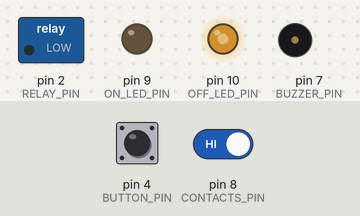
Bench run of a sketch on a simulated Arduino Uno, built with avr-gcc and run on an emulated ATmega328P. Shown: switched loads named in the sketch (green lamp = pin HIGH), output pins drawn as LEDs (lit = HIGH), buzzer (waves = sounding, pin HIGH). Inputs (shaded band) come from the test bench; at power-on: pin 4 (BUTTON_PIN) HIGH, pin 8 (CONTACTS_PIN) HIGH.

Above: at 1.2 s.
1.3 s: pin 4 (BUTTON_PIN) pulled LOW for 0.15 s
At 1.51 s:
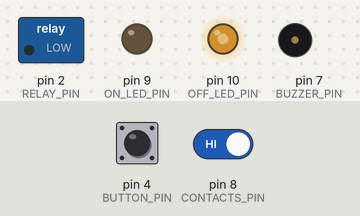
4.3 s: pin 4 (BUTTON_PIN) pulled LOW for 1 s
At 4.51 s:
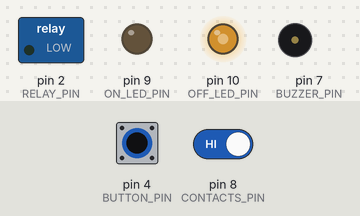
7.3 s: pin 4 (BUTTON_PIN) pulled LOW for 3.2 s
At 7.51 s:
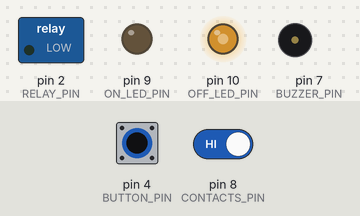
12.0 s: pin 4 (BUTTON_PIN) driven LOW and pin 8 (CONTACTS_PIN) driven LOW
At 13.6 s:
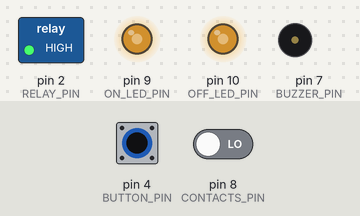
14.5 s: pin 8 (CONTACTS_PIN) driven HIGH
At 15.3 s:
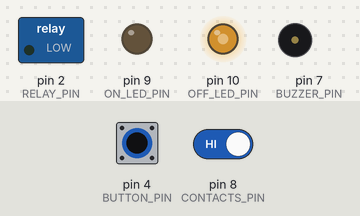
17.5 s: pin 4 (BUTTON_PIN) driven HIGH
At 17.92 s:
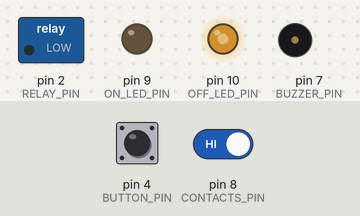
Timing chart, 0 to 20.5 s (numbered marks = the images above; inputs shaded):
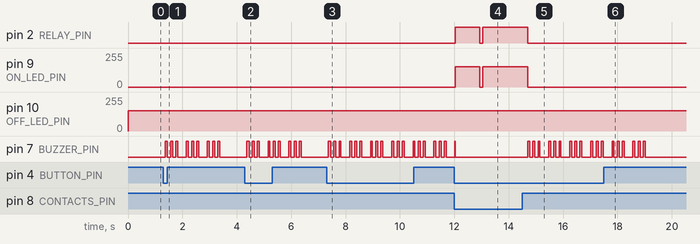

The sketch:

uvbox.ino
```cpp
// could have been much better lol don't criticise

// IO pins
const int RELAY_PIN = 2;
const int BUTTON_PIN = 4;
const int BUZZER_PIN = 7;
const int CONTACTS_PIN = 8;
const int ON_LED_PIN = 9;
const int OFF_LED_PIN = 10;

// defined values
const unsigned long UV_RUN_TIME = 30000;

const int BUTTON_DEBOUNCE_DELAY = 60;
const int CONTACTS_DISCONNECTED_DELAY = 200;

const int BUZZER_CONNECT_DURATION = 20;
const int BUZZER_DISCONNECT_DURATION = 400;
const int BUZZER_BEEPBEEP_DURATION = 70;
const int BUZZER_BEEPBEEP_DELAY = 120;

const int LED_OUTPUT_PWM = 153;

// for button debounce
int buttonLastSteadyState = HIGH;
int buttonlastFlickerableState  = HIGH;
int buttonCurrentState;
unsigned long buttonLastDebounceTime = 0;

// runtime variables
bool runUV = false;
unsigned long uvStartTime;

// contacts variables
bool contactsConnected = false;
unsigned long contactsLastConnected = 0;


void setup(){
    pinMode(RELAY_PIN, OUTPUT);
    pinMode(BUTTON_PIN, INPUT_PULLUP);
    pinMode(BUZZER_PIN, OUTPUT);
    pinMode(CONTACTS_PIN, INPUT_PULLUP);
    pinMode(ON_LED_PIN, OUTPUT);
    pinMode(OFF_LED_PIN, OUTPUT);
    // pinMode(LED_BUILTIN, OUTPUT);
}


void loop(){
    // on event of button press
    if (buttonPressed()){
        if (runUV == false){
            buzzerBeep(BUZZER_CONNECT_DURATION);

            // cold starting the lamps (just botching it lol)
            checkContacts();
            if (contactsConnected){
                digitalWrite(RELAY_PIN, HIGH);
                ledOn();
                delay(900);
                digitalWrite(RELAY_PIN, LOW);
                ledOff();
                delay(100);
            }

            runUV = true;
            uvStartTime = millis();
        }
    }

    // ensure contacts are connected
    if (runUV){
        checkContacts();
        if (contactsConnected == false){
            if ((millis() - contactsLastConnected) >= CONTACTS_DISCONNECTED_DELAY){
                digitalWrite(RELAY_PIN, LOW);
                ledOff();
                buzzerBeepBeepBeep(3);
                delay(200);
                buzzerBeepBeepBeep(3);
                delay(200);
                buzzerBeepBeepBeep(3);
                delay(200);
                runUV = false;
            }
        }
    }

    // running logic
    if (runUV){
        if ((millis() - uvStartTime) < UV_RUN_TIME){
            // digitalWrite(LED_BUILTIN, HIGH);
            digitalWrite(RELAY_PIN, HIGH);
            ledOn();
        } else {
            // digitalWrite(LED_BUILTIN, LOW);
            digitalWrite(RELAY_PIN, LOW);
            ledOff();
            buzzerBeep(BUZZER_DISCONNECT_DURATION);
            delay(200);
            buzzerBeep(BUZZER_DISCONNECT_DURATION);
            delay(200);
            buzzerBeep(BUZZER_DISCONNECT_DURATION);
            runUV = false;
        }
    } else {
        // digitalWrite(LED_BUILTIN, LOW);
        digitalWrite(RELAY_PIN, LOW);
        ledOff();
    }
}


bool buttonPressed(){
    buttonCurrentState = digitalRead(BUTTON_PIN);

    // set change in state as flickerable
    if (buttonCurrentState != buttonlastFlickerableState){
        buttonLastDebounceTime = millis();

        buttonlastFlickerableState = buttonCurrentState;
    }

    // after delay if flickerable state doesn't change
    if ((millis() - buttonLastDebounceTime) > BUTTON_DEBOUNCE_DELAY){
        if (buttonLastSteadyState == HIGH && buttonCurrentState == LOW){
            return true;
        } else if (buttonLastSteadyState == LOW && buttonCurrentState == HIGH){
            return false;
        }

        buttonLastSteadyState = buttonCurrentState;
    } else {
        return false;
    }
}


void buzzerBeep(int duration){
    digitalWrite(BUZZER_PIN, HIGH);
    delay(duration);
    digitalWrite(BUZZER_PIN, LOW);
}


void buzzerBeepBeepBeep(int repeats){
    for (int i=0; i<repeats; i++){
        buzzerBeep(BUZZER_BEEPBEEP_DURATION);
        delay(BUZZER_BEEPBEEP_DELAY);
    }
}


void checkContacts(){
    if (digitalRead(CONTACTS_PIN) == LOW){
        contactsConnected = true;
        contactsLastConnected = millis();
    } else {
        contactsConnected = false;
    }
}

void ledOn(){
    analogWrite(ON_LED_PIN, LED_OUTPUT_PWM);
    analogWrite(OFF_LED_PIN, LED_OUTPUT_PWM);
}

void ledOff(){
    analogWrite(ON_LED_PIN, 0);
    analogWrite(OFF_LED_PIN, LED_OUTPUT_PWM);
}
```

Measured:
- after the input at 1.3 s, pin 7 (BUZZER_PIN): LOW → HIGH after 0.06 s, then repeats every 0.77 s: 2 × (LOW 0.12 s, HIGH 0.07 s), LOW 0.32 s, HIGH 0.07 s
- after the input at 4.3 s, pin 7 (BUZZER_PIN): LOW → HIGH after 0.06 s, then repeats every 0.77 s: 2 × (LOW 0.12 s, HIGH 0.07 s), LOW 0.32 s, HIGH 0.07 s
- after the input at 7.3 s, pin 7 (BUZZER_PIN): LOW → HIGH after 0.06 s, then repeats every 0.77 s: 2 × (LOW 0.12 s, HIGH 0.07 s), LOW 0.32 s, HIGH 0.07 s
- after the input at 12.0 s, pin 2 (RELAY_PIN): LOW → HIGH at once, → LOW 0.90 s later, → HIGH 0.10 s later; pin 9 (ON_LED_PIN): 0/255 → 153/255 at once, → 0/255 0.90 s later, → 153/255 0.10 s later; pin 7 (BUZZER_PIN): LOW → HIGH at once, → LOW 0.02 s later
- after the input at 14.5 s, pin 2 (RELAY_PIN): HIGH → LOW after 0.20 s; pin 9 (ON_LED_PIN): 153/255 → 0/255 after 0.20 s; pin 7 (BUZZER_PIN): LOW → HIGH after 0.20 s, then repeats every 0.77 s: 2 × (LOW 0.12 s, HIGH 0.07 s), LOW 0.32 s, HIGH 0.07 s
- after the input at 17.5 s, pin 7 (BUZZER_PIN): goes on until 19.0 s, then stays LOW
